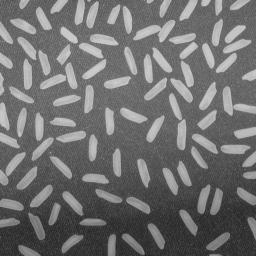
#> input picture Class/img2/rice.jpg, 256 x 256 px
$ python 'Class Week 6 Rice Count.py'
#> lines starting #> are read from the running program, lines starting #| are printed output that depends on the picture; after the words box and inside, x2 and y2 are one past the last pixel; in counts of white or black regions, pixels touching at a corner belong together
import cv2 as cv
from matplotlib import pyplot as plt
import numpy as np


#img = cv.imread('coin.jpg', cv.IMREAD_COLOR)#BGR
img = cv.imread('img2/rice.jpg', cv.IMREAD_COLOR)#BGR
#> img is the input picture: shape (256, 256, 3); min 25, max 213, mean 111.2

gray = cv.cvtColor(img, cv.COLOR_BGR2GRAY)
blur = cv.GaussianBlur(gray,(5,5),1)
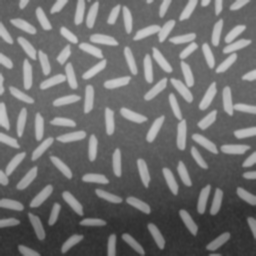
#> blur: shape (256, 256); min 45, max 203, mean 111.2
thresh = 125
b_img = cv.threshold(blur, thresh,255, cv.THRESH_BINARY)[1]
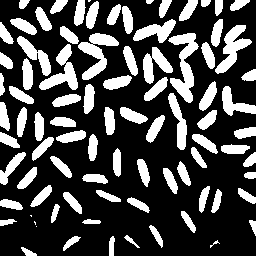
#> b_img: shape (256, 256); 28.6% white; 87 white regions (4 under 20 px)
countour, hierachy = cv.findContours(b_img, cv.RETR_EXTERNAL, cv.CHAIN_APPROX_SIMPLE)
#> countour = 87 contours, 6 with area under 20; largest, box (x1, y1, x2, y2) and area: (168, 33, 199, 103) 838, (78, 33, 119, 80) 710, (215, 25, 252, 74) 640, (39, 44, 78, 90) 629, (143, 47, 173, 84) 464

count = 0

'''for cnt in countour:
 area = cv.contourArea(cnt)
 if area > 300:
  count = count + 1
  (x,y),radius = cv.minEnclosingCircle(cnt)
  center = (int(x),int(y))
  radius = int(radius)
  cv.circle(img, center, radius,(0.210,0),2)
  text = '#'+str(count)
  cv.putText(img, text,center,fontFace=cv.FONT_HERSHEY_SIMPLEX, fontScale=1,color=(0,230.0))
print(img)'''

for cnt in countour:
    #print (cv.contourArea(cnt))
    (x,y),radius=cv.minEnclosingCircle(cnt)
    center = (int(x),int(y))
    radius=int(radius)
    cv.circle(img, center,radius,(0,255,0),2)
    cv.putText(img,text="#"+str(cnt),org=(int(x),int(y)),fontFace=cv.FONT_HERSHEY_COMPLEX,fontScale=1,color=(255,0,255))
    cnt=cnt+1
#> this loop made 87 passes
#> (x, y, radius, center) on passes 1, 2, 3, 4, 5, 7, 8, 9, 10, 11, 13, 15: (28.5, 251, 8, (28, 251)), (214.1, 244.1, 5, (214, 244)), (111, 245.5, 9, (111, 245)), (71.5, 243.5, 10, (71, 243)), (131.5, 242, 9, (131, 242)), (155.5, 236, 12, (155, 236)), (34.5, 222.5, 1, (34, 222)), (252, 227.5, 8, (252, 227)), (91, 221.5, 9, (91, 221)), (7.88, 222.5, 8, (7, 222)), (187.5, 221.5, 12, (187, 221)), (11, 204.5, 11, (11, 204))
#> (x, y, radius) on passes 14, 21, 33, 34, 48, 52: (54, 213, 9), (205, 199, 13), (199, 157, 12), (235, 148, 14), (4, 116, 14), (21, 94, 14)
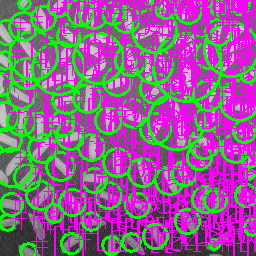
#> img: shape (256, 256, 3); mean B, G, R 142.7, 99.8, 142.7

print(len(countour))
#| 87
cv.imshow('output', b_img)
cv.waitKey(0)
cv.destroyAllWindows()
